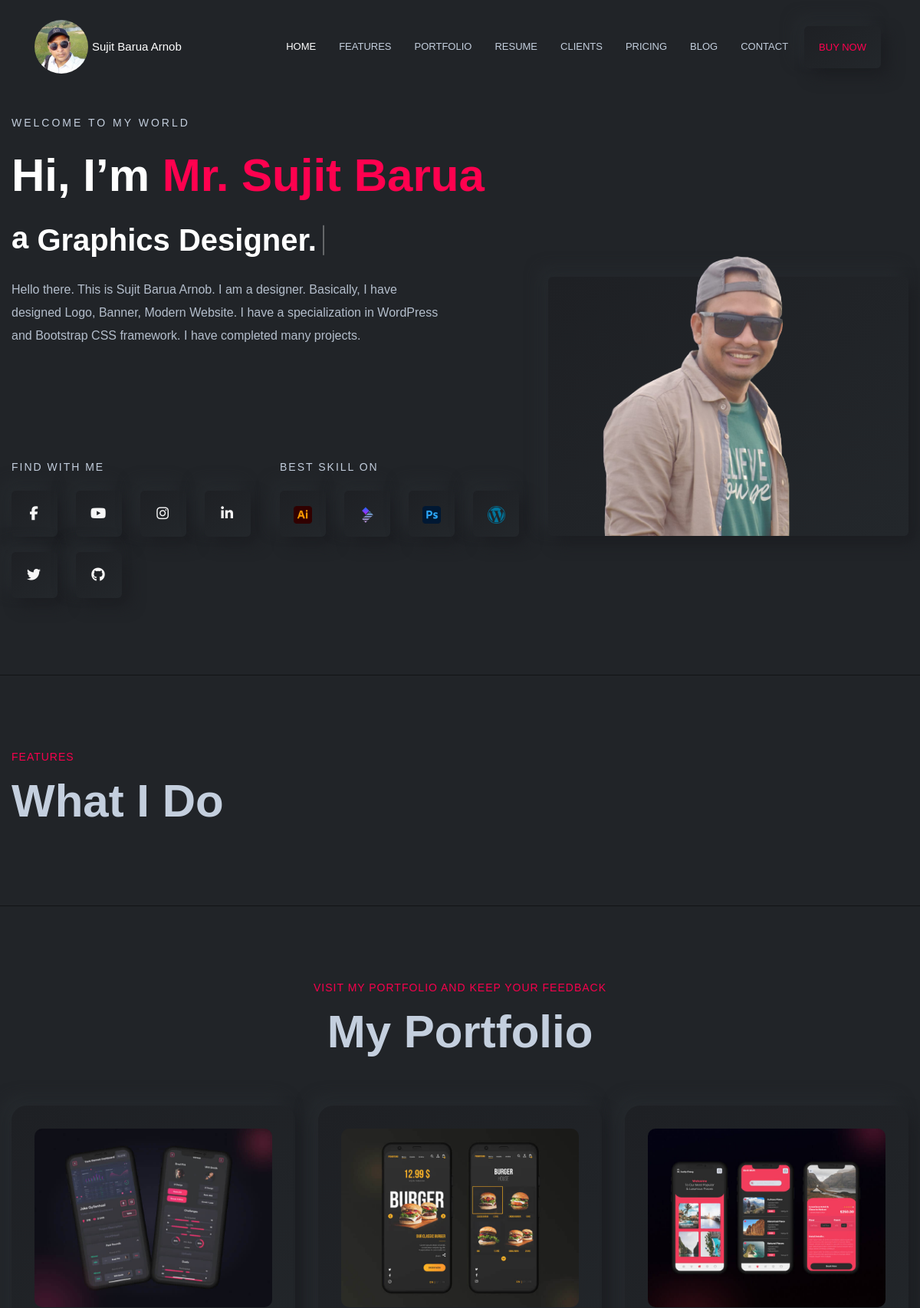
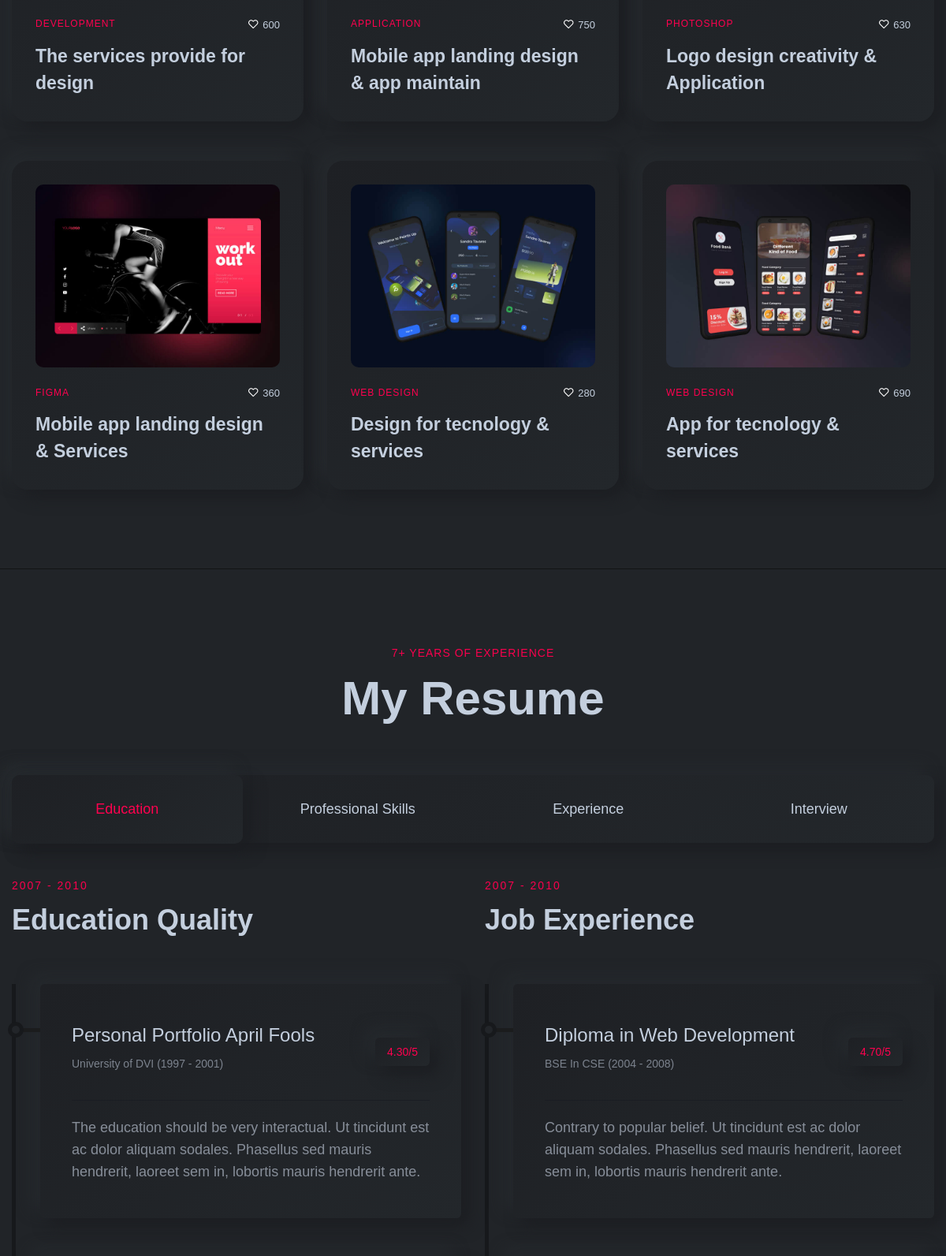
The page / (upper part) on the database its author committed (2 pictures, top to bottom).
### tables this page shows
CREATE TABLE `tbl_basic_info` (
  `id` int(11) NOT NULL,
  `name` varchar(255) NOT NULL,
  `nickname` varchar(100) NOT NULL,
  `logo` varchar(255) NOT NULL,
  `favicon` varchar(255) NOT NULL,
  `copyright` varchar(255) NOT NULL
);

CREATE TABLE `tbl_bio` (
  `id` int(11) NOT NULL,
  `name` varchar(255) NOT NULL,
  `image` varchar(255) NOT NULL,
  `intro` text NOT NULL
);

CREATE TABLE `tbl_profession` (
  `id` int(11) NOT NULL,
  `title` varchar(255) NOT NULL
);

CREATE TABLE `tbl_social` (
  `id` int(11) NOT NULL,
  `facebook` varchar(255) NOT NULL,
  `youtube` varchar(255) NOT NULL,
  `instagram` varchar(255) NOT NULL,
  `linkedin` varchar(255) NOT NULL,
  `twitter` varchar(255) NOT NULL,
  `github` varchar(255) NOT NULL,
  `website` varchar(255) NOT NULL,
  `pinterest` varchar(255) NOT NULL,
  `reddit` varchar(255) NOT NULL,
  `tumblr` varchar(255) NOT NULL,
  `google_plus` varchar(255) NOT NULL,
  `twitch` varchar(255) NOT NULL,
  `discord` varchar(255) NOT NULL,
  `vimeo` varchar(255) NOT NULL
);

CREATE TABLE `tbl_skills` (
  `id` int(11) NOT NULL,
  `icon` varchar(255) NOT NULL
);

### index.php (the view, shortened to what the rows shown need)
<?php include 'lib/database.php'; ?>
<?php
	$db = new Database();
?>
<!DOCTYPE html>
<html lang="en">
<head>
    <link rel="stylesheet" href="assets/css/vendor/bootstrap.min.css">
    <link rel="stylesheet" href="assets/css/vendor/slick.css">
    <link rel="stylesheet" href="assets/css/vendor/slick-theme.css">
    <link rel="stylesheet" href="assets/css/vendor/aos.css">
    <link rel="stylesheet" href="assets/css/plugins/feature.css">
    <link rel="stylesheet" href="assets/css/style.css">
    <link rel="stylesheet" href="assets/css/custom.css">
</head>
<body class="template-color-1 spybody" data-spy="scroll" data-target=".navbar-example2" data-offset="70">
    <header class="rn-header haeder-default black-logo-version header--fixed header--sticky">
        <div class="header-wrapper rn-popup-mobile-menu m--0 row align-items-center">
            <div class="col-lg-3 col-8">
                <div class="header-left">
                    <div class="logo">
                        <a href="index.html">
<?php
    $query = "select * from tbl_basic_info";
    $getData = $db->select($query);
    if($getData)
    {
        while($result = $getData->fetch_assoc())
        {
?>
                            <img src="admin/<?php echo $result['logo'];?>" alt="logo">
                            <span><?php echo $result['name'];?></span>
<?php } } ?>
                        </a>
                    </div>
                </div>
            </div>
        </div>
    </header>
    <main class="main-page-wrapper">
        <div id="home" class="rn-slider-area">
            <div class="slide slider-style-1">
                <div class="container">
                    <div class="row row--30 align-items-center">
                        <div class="order-2 order-lg-1 col-lg-7 mt_md--50 mt_sm--50 mt_lg--30">
                            <div class="content">
                                <div class="inner">
                                    <span class="subtitle">Welcome to my world</span>
<?php
    $query = "select * from tbl_bio";
    $getData = $db->select($query);
    if($getData)
    {
        while($result = $getData->fetch_assoc())
        {
            $bio_name = $result['name'];
            $bio_intro = $result['intro'];
            $bio_image = $result['image'];
?>
                                    <h1 class="title">Hi, I’m <span><?php echo $bio_name?></span><br>
<?php } } ?>
                                        <span class="header-caption" id="page-top">
                                            <span class="cd-headline clip is-full-width">
                                                <span>a </span>
                                        <span class="cd-words-wrapper">
<?php
    $query1 = "select * from tbl_profession";
    $getData1 = $db->select($query1);
    if($getData1)
    {
        $i=0;
        while($result1 = $getData1->fetch_assoc())
        {
            if($i==0)
            {
?>
                                                    <b class="is-visible"><?php echo $result1['title']?>.</b>
<?php } else {?>
                                                    <b class="is-hidden"><?php echo $result1['title']?>.</b>
<?php } $i++; } } ?>
                                                </span>
                                        </span>
                                        </span>
                                    </h1>
                                    <div>
                                        <p class="description"><?php echo $bio_intro?></p>
                                    </div>
                                </div>
                                <div class="row">
                                    <div class="col-lg-6 col-xl-6 col-md-6 col-sm-6 col-12">
                                        <div class="social-share-inner-left">
                                            <ul class="social-share d-flex liststyle">
<?php
    $query = "select * from tbl_social";
    $getData = $db->select($query);
    if($getData)
    {
        while($result = $getData->fetch_assoc())
        {
            $facebook       = $result["facebook"];
            $youtube        = $result["youtube"];
            $instagram      = $result["instagram"];
            $linkedin       = $result["linkedin"];
            $twitter        = $result["twitter"];
            $github         = $result["github"];
            $website        = $result["website"];
            $pinterest      = $result["pinterest"];
            $reddit         = $result["reddit"];
            $tumblr         = $result["tumblr"];
            $google_plus    = $result["google_plus"];
            $twitch         = $result["twitch"];
            $discord        = $result["discord"];
            $vimeo          = $result["vimeo"];
            if($facebook!=""){
?>
                        <li class="facebook">
                            <a href="<?php echo $facebook; ?>" target="_blank" class="social-icon-link"><i class="fab fa-facebook-f"></i></a>
                        </li>
<?php } if($youtube!=""){?>
                        <li class="facebook">
                            <a href="<?php echo $youtube; ?>" target="_blank" class="social-icon-link"><i class="fab fa-youtube"></i></a>
                        </li>
<?php } if($instagram!=""){?>
                        <li class="facebook">
                            <a href="<?php echo $instagram; ?>" target="_blank" class="social-icon-link"><i class="fab fa-instagram"></i></a>
                        </li>
<?php } if($linkedin!=""){?>
                        <li class="facebook">
                            <a href="<?php echo $linkedin; ?>" target="_blank" class="social-icon-link"><i class="fab fa-linkedin-in"></i></a>
                        </li>
<?php } if($twitter!=""){?>
                        <li class="facebook">
                            <a href="<?php echo $twitter; ?>" target="_blank" class="social-icon-link"><i class="fab fa-twitter"></i></a>
                        </li>
<?php } if($github!=""){?>
                        <li class="facebook">
                            <a href="<?php echo $github; ?>" target="_blank" class="social-icon-link"><i class="fab fa-github"></i></a>
                        </li>
<?php } if($website!=""){?>
                        <li class="facebook">
                            <a href="<?php echo $website; ?>" target="_blank" class="social-icon-link"><i class="fas fa-globe"></i></a>
                        </li>
<?php } if($pinterest!=""){?>
                        <li class="facebook">
                            <a href="<?php echo $pinterest; ?>" target="_blank" class="social-icon-link"><i class="fab fa-pinterest-p"></i></a>
                        </li>
<?php } if($reddit!=""){?>
                        <li class="facebook">
                            <a href="<?php echo $reddit; ?>" target="_blank" class="social-icon-link"><i class="fab fa-reddit-alien"></i></a>
                        </li>
<?php } if($tumblr!=""){?>
                        <li class="facebook">
                            <a href="<?php echo $tumblr; ?>" target="_blank" class="social-icon-link"><i class="fab fa-tumblr"></i></a>
                        </li>
 <?php } if($google_plus!=""){?>
                        <li class="facebook">
                            <a href="<?php echo $google_plus; ?>" target="_blank" class="social-icon-link"><i class="fab fa-google-plus-g"></i></a>
                        </li>
<?php } if($twitch!=""){?>
                        <li class="facebook">
                            <a href="<?php echo $twitch; ?>" target="_blank" class="social-icon-link"><i class="fab fa-twitch"></i></a>
                        </li>
<?php } if($discord!=""){?>
                        <li class="facebook">
                            <a href="<?php echo $discord; ?>" target="_blank" class="social-icon-link"><i class="fab fa-discord"></i></a>
                        </li>
<?php } if($vimeo!=""){?>
<?php } } }?>
                    </ul>
                                        </div>
                                    </div>
                                    <div class="col-lg-6 col-xl-6 col-md-6 col-sm-6 col-12 mt_mobile--30">
                                        <div class="skill-share-inner">
                                            <ul class="skill-share d-flex liststyle">
<?php
    $query1 = "select * from tbl_skills";
    $getData1 = $db->select($query1);
    if($getData1)
    {
        while($result1 = $getData1->fetch_assoc())
        {
?>
                                                <li><img src="admin/<?php echo $result1['icon']; ?>" alt="Icons Images"></li>
<?php } } ?>
                                            </ul>
                                        </div>
                                    </div>
                                </div>
                            </div>
                        </div>
                        <div class="order-1 order-lg-2 col-lg-5">
                            <div class="thumbnail">
                                <div class="inner">
                                    <img src="admin/<?php echo $bio_image?>" alt="Personal Portfolio Images">
                                </div>
                            </div>
                        </div>
                    </div>
                </div>
            </div>
        </div>
        <div class="rn-service-area rn-section-gap section-separator" id="features">
            <div class="container">
                <div class="row">
                    <div class="col-lg-12">
                        <div class="section-title text-left" data-aos="fade-up" data-aos-duration="500" data-aos-delay="100" data-aos-once="true">
                            <h2 class="title">What I Do</h2>
                        </div>
                    </div>
                </div>
            </div>
        </div>
        <div class="rn-portfolio-area rn-section-gap section-separator" id="portfolio">
            <div class="container">
                <div class="row">
                    <div class="col-lg-12">
                        <div class="section-title text-center">
                            <h2 class="title">My Portfolio</h2>
                        </div>
                    </div>
                </div>
            </div>
        </div>
        <div class="rn-resume-area rn-section-gap section-separator" id="resume">
            <div class="container">
                <div class="row">
                    <div class="col-lg-12">
                        <div class="section-title text-center">
                            <h2 class="title">My Resume</h2>
                        </div>
                    </div>
                </div>
            </div>
        </div>
    </main>
</body>
</html>

### rows shown on the page
tbl_basic_info: logo (picture), name "Sujit Barua Arnob"
tbl_bio: name "Mr. Sujit Barua", intro "Hello there. This is Sujit Barua Arnob. I am a designer. Basically, I have designed Logo, Banner, Modern Website. I have a specialization in WordPress and Bootstrap CSS framework. I have completed many projects.", image (picture)
tbl_profession: title "Graphics Designer"
tbl_skills: icon (picture)
tbl_skills: icon (picture)
tbl_skills: icon (picture)
tbl_skills: icon (picture)
